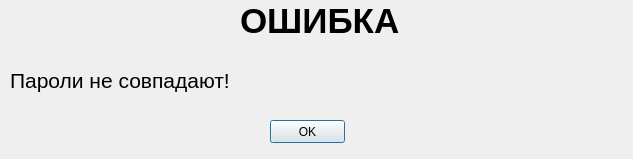
<?xml version="1.0" encoding="UTF-8"?>
<ui version="4.0">
 <class>Dialog</class>
 <widget class="QDialog" name="Dialog">
  <property name="geometry">
   <rect>
    <x>0</x>
    <y>0</y>
    <width>633</width>
    <height>159</height>
   </rect>
  </property>
  <property name="windowTitle">
   <string>Dialog</string>
  </property>
  <widget class="QLabel" name="label">
   <property name="geometry">
    <rect>
     <x>240</x>
     <y>0</y>
     <width>165</width>
     <height>42</height>
    </rect>
   </property>
   <property name="font">
    <font>
     <pointsize>26</pointsize>
     <weight>75</weight>
     <italic>false</italic>
     <bold>true</bold>
     <underline>false</underline>
     <strikeout>false</strikeout>
     <stylestrategy>PreferDefault</stylestrategy>
     <kerning>true</kerning>
    </font>
   </property>
   <property name="mouseTracking">
    <bool>false</bool>
   </property>
   <property name="focusPolicy">
    <enum>Qt::NoFocus</enum>
   </property>
   <property name="text">
    <string>ОШИБКА</string>
   </property>
  </widget>
  <widget class="QLabel" name="label_2">
   <property name="geometry">
    <rect>
     <x>10</x>
     <y>60</y>
     <width>611</width>
     <height>41</height>
    </rect>
   </property>
   <property name="font">
    <font>
     <pointsize>16</pointsize>
    </font>
   </property>
   <property name="text">
    <string>Пароли не совпадают!</string>
   </property>
  </widget>
  <widget class="QPushButton" name="OkRegPasswordError">
   <property name="geometry">
    <rect>
     <x>270</x>
     <y>120</y>
     <width>75</width>
     <height>23</height>
    </rect>
   </property>
   <property name="text">
    <string>OK</string>
   </property>
  </widget>
 </widget>
 <resources/>
 <connections/>
</ui>
